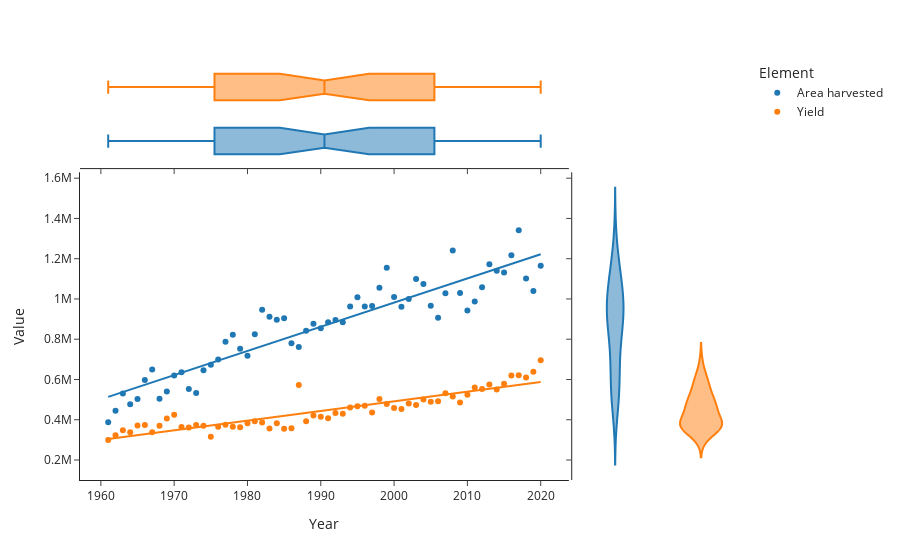

The notebook cell this image was saved under:
### Code cell
import plotly.express as px

fig = px.scatter(new, x="Year", y="Value", color="Element", marginal_y="violin",
           marginal_x="box", trendline="ols", template="simple_white")
fig.show()
